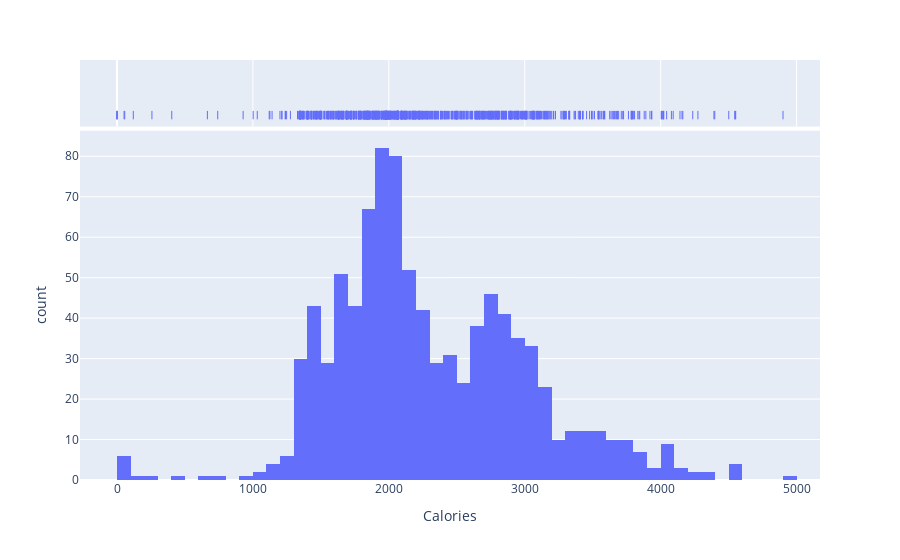

The cell this chart's notebook holds for it:
### Markdown cell above
it turns out that Total Steps and Total Active Minutes have a good linear correlation. Even though there are something unusual where a user have a total Step but no active minutes. But after I've hover through their ID, it only happends to 2 different user which is user "4319703577" and "8583815059", so there might be some issues with the software/hardware.

### Code cell
df = px.data.tips()
fig = px.histogram(df_dailyActivity, 
                   x="Calories", 
                   marginal="rug"
)
fig.show()

### Figure 1 — Plotly figure (JSON) as saved in the notebook; plotly's stock layout.template omitted (floating-point values rounded to 4 significant figures; data arrays with more than 128 entries replaced by an {"elided": "..."} marker saying what was removed)
{"data": [{"alignmentgroup": "True", "bingroup": "x", "hovertemplate": "Calories=%{x}<br>count=%{y}<extra></extra>", "legendgroup": "", "marker": {"color": "#636efa"}, "name": "", "offsetgroup": "", "orientation": "v", "showlegend": false, "type": "histogram", "x": {"elided": "940 int values"}, "xaxis": "x", "yaxis": "y"}, {"alignmentgroup": "True", "boxpoints": "all", "fillcolor": "rgba(255,255,255,0)", "hoveron": "points", "hovertemplate": "Calories=%{x}<extra></extra>", "jitter": 0, "legendgroup": "", "line": {"color": "rgba(255,255,255,0)"}, "marker": {"color": "#636efa", "symbol": "line-ns-open"}, "name": "", "offsetgroup": "", "showlegend": false, "type": "box", "x": {"elided": "940 int values"}, "xaxis": "x2", "yaxis": "y2"}], "layout": {"barmode": "relative", "legend": {"tracegroupgap": 0}, "margin": {"t": 60}, "xaxis": {"anchor": "y", "domain": [0, 1], "title": {"text": "Calories"}}, "xaxis2": {"anchor": "y2", "domain": [0, 1], "matches": "x", "showgrid": true, "showticklabels": false}, "yaxis": {"anchor": "x", "domain": [0, 0.8316], "title": {"text": "count"}}, "yaxis2": {"anchor": "x2", "domain": [0.8416, 1], "matches": "y2", "showgrid": false, "showline": false, "showticklabels": false, "ticks": ""}}}
